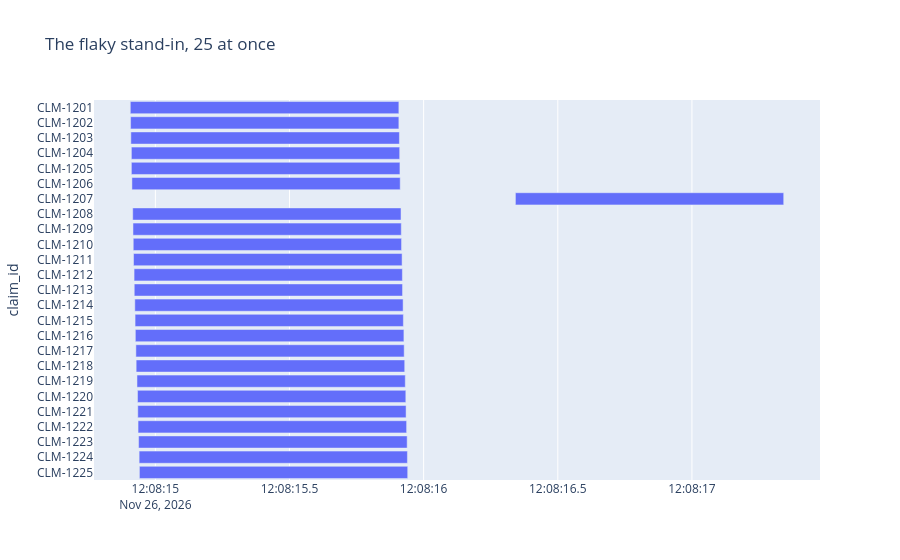

Notebook cell for this chart:
### Code cell
builder = StateGraph(Dispatch)
builder.add_node("list_claims", list_claims)
builder.add_node("work_claim", flaky_stand_in, retry_policy=RetryPolicy(max_attempts=3))
builder.add_edge(START, "list_claims")
builder.add_conditional_edges("list_claims", fan_out, ["work_claim"])
builder.add_edge("work_claim", END)
flaky_dispatcher = builder.compile()

result = flaky_dispatcher.invoke({}, {"max_concurrency": 25})
print(f"{len(result['results'])} claims done. CLM-1207 took {tries['CLM-1207']} tries.")
show_timeline(result["results"], "The flaky stand-in, 25 at once")

### Figure 1 — Plotly figure (JSON) as saved in the notebook; plotly's stock layout.template omitted (floating-point values rounded to 4 significant figures)
{"data": [{"base": ["2026-11-26T12:08:14.906638", "2026-11-26T12:08:14.907635", "2026-11-26T12:08:14.908638", "2026-11-26T12:08:14.910636", "2026-11-26T12:08:14.910636", "2026-11-26T12:08:14.912633", "2026-11-26T12:08:16.342031", "2026-11-26T12:08:14.915632", "2026-11-26T12:08:14.916633", "2026-11-26T12:08:14.917633", "2026-11-26T12:08:14.918632", "2026-11-26T12:08:14.920701", "2026-11-26T12:08:14.921320", "2026-11-26T12:08:14.923441", "2026-11-26T12:08:14.924411", "2026-11-26T12:08:14.925422", "2026-11-26T12:08:14.927415", "2026-11-26T12:08:14.928424", "2026-11-26T12:08:14.931519", "2026-11-26T12:08:14.933527", "2026-11-26T12:08:14.934521", "2026-11-26T12:08:14.935526", "2026-11-26T12:08:14.937524", "2026-11-26T12:08:14.939518", "2026-11-26T12:08:14.940543"], "hovertemplate": "started=%{base}<br>finished=%{x}<br>claim_id=%{y}<extra></extra>", "legendgroup": "", "marker": {"color": "#636efa", "pattern": {"shape": ""}}, "name": "", "orientation": "h", "showlegend": false, "textposition": "auto", "type": "bar", "x": [1001, 1000, 1001, 1000, 1001, 1000, 1000, 1000, 1000, 1000, 1001, 1000, 1000, 1000, 1000, 1001, 1000, 1001, 1000, 1000, 1000, 1001, 1001, 1000, 1000], "xaxis": "x", "y": ["CLM-1201", "CLM-1202", "CLM-1203", "CLM-1204", "CLM-1205", "CLM-1206", "CLM-1207", "CLM-1208", "CLM-1209", "CLM-1210", "CLM-1211", "CLM-1212", "CLM-1213", "CLM-1214", "CLM-1215", "CLM-1216", "CLM-1217", "CLM-1218", "CLM-1219", "CLM-1220", "CLM-1221", "CLM-1222", "CLM-1223", "CLM-1224", "CLM-1225"], "yaxis": "y"}], "layout": {"barmode": "overlay", "legend": {"tracegroupgap": 0}, "title": {"text": "The flaky stand-in, 25 at once"}, "xaxis": {"anchor": "y", "domain": [0.0, 1.0], "type": "date"}, "yaxis": {"anchor": "x", "autorange": "reversed", "domain": [0.0, 1.0], "title": {"text": "claim_id"}}}}
